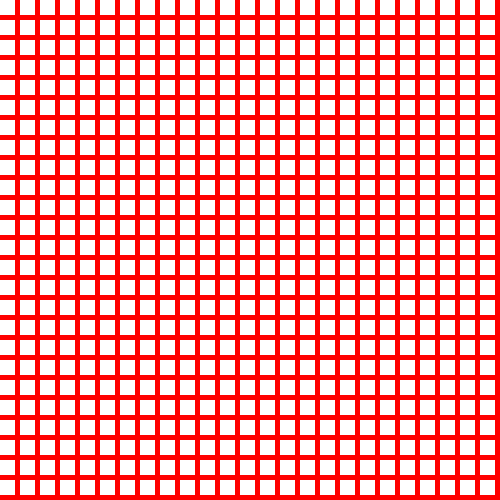
Frame 1 (no input)
Frame 60 (no input): identical to frame 1, image omitted
Frame 120 (the mouse pressed at the canvas centre since frame 60): identical to frame 1, image omitted

The p5.js sketch that drew this single still picture (run headless with seeded random() and noise() and a simulated clock; from frame 60 on, the mouse is pressed at the canvas centre):

// p5.js sketch
// ── sketch.js
let state = 0
let timer = 0

function setup() {
  createCanvas(500, 500);
}

function draw() {
  switch (state) {
    case 0:
      background('red');
      noStroke();
      for (let i = 0; i <= width; i += 20) {
        for (let j = 0; j <= height; j += 20)
          rect(i, j, 15, 15);
      }
      break;

    case 1:
      background(19, 168, 58);
      noStroke();
      for (let i = 0; i <= width; i += 20) {
        for (let j = 0; j <= height; j += 20)
          ellipse(i, j, 15, 15);
      }
      break;

    case 2:
      background(38, 85, 224);
      noStroke();
      for (let i = 0; i <= width; i += 20) {
        for (let j = 0; j <= height; j += 20) {
          push();
          translate(i, j);
          triangle(20, 0, 30, 20, 10, 20);
          pop();
        }
      }
      break;

    case 3:
      background(242, 205, 17);
      for (let i = -200; i <= width; i += 20) {
        for (let j = 0; j <= height; j += 20) {
          push();
          translate(i, 0);
          strokeWeight(2);
          stroke('black');
          line(0, 0, 150, 500);
          pop();
        }
      }
      break;

    case 4:
      background(17, 175, 242);
      fill(255, 0, 0)
      beginShape();
      vertex(330, 180)
      vertex(250, 180)
      vertex(220, 95)
      vertex(180, 180)
      vertex(100, 180)
      vertex(165, 235)
      vertex(140, 305)
      vertex(215, 265)
      vertex(290, 305)
      vertex(265, 235)
      endShape(CLOSE);

      break;
  }
}

function mouseReleased() {
  state++;
  if (state > 4) state = 0;
}
